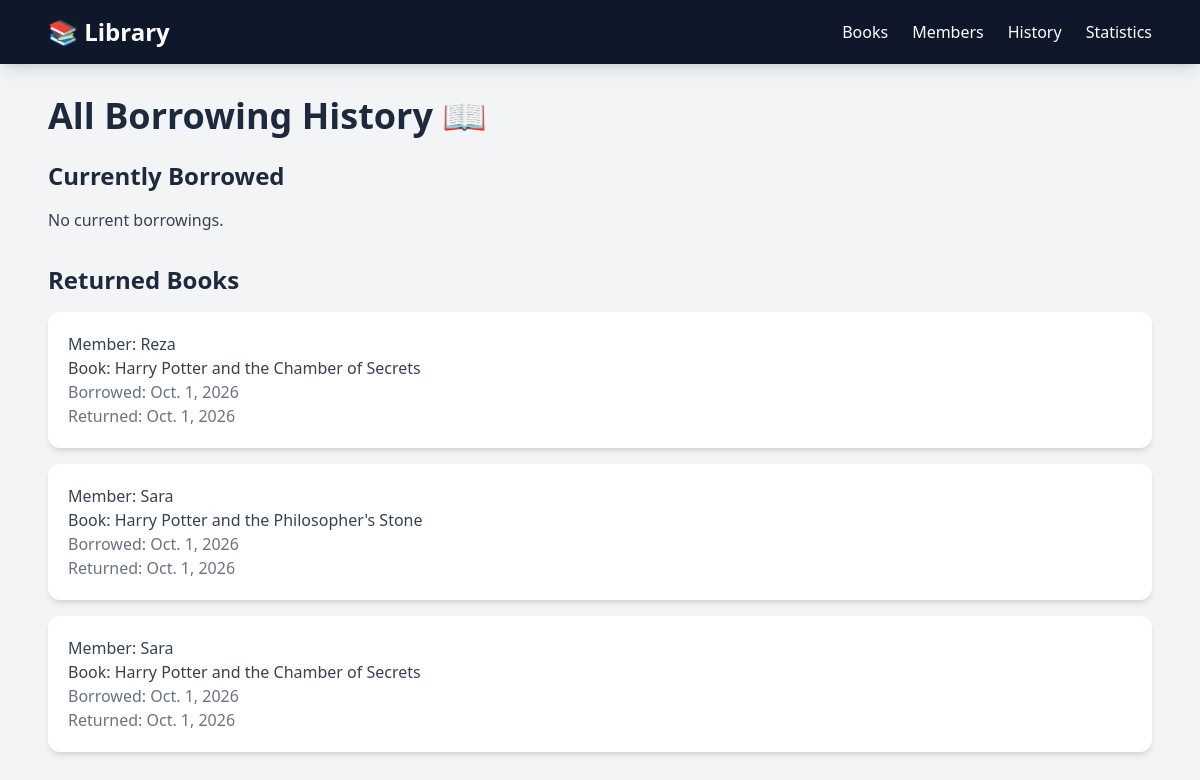
The page /history/ on the database its author committed.
### library/models.py (models this page shows, shortened)
class Member(models.Model):
    name= models.CharField(max_length=100)
    email=models.EmailField(unique=True)

class Book(models.Model):
    title= models.CharField(max_length=200)
    author= models.CharField(max_length=150)
    year= models.IntegerField()
    available= models.BooleanField(default=True)
    borrow_count= models.IntegerField(default=0)

class Borrowing(models.Model):
        book = models.ForeignKey(Book, on_delete=models.CASCADE, related_name="borrowings")
        member = models.ForeignKey(Member, on_delete=models.CASCADE, related_name="borrowings")
        borrowed_at = models.DateField()
        returned_at = models.DateField(null=True, blank=True)

### library/views.py (the view)
# urls.py: path("history/", views.all_history, name="all_history"),
def all_history(request):
    current_borrowings = Borrowing.objects.filter(returned_at__isnull=True)
    return_borrowings = Borrowing.objects.filter(returned_at__isnull=False)
    books = Book.objects.all()
    members = Member.objects.all()
    return render(request, "library/all_history.html", {
        "current_borrowings": current_borrowings,
        "return_borrowings": return_borrowings,
        "books": books,
        "members": members,
    })

### library/templates/library/all_history.html
{% extends "library/base.html" %}
{% block content %}
<h1 class="text-4xl font-bold text-slate-800 mb-6">
    All Borrowing History 📖
</h1>
<h2 class="text-2xl font-bold text-slate-800 mb-4">Currently Borrowed</h2>
{% for item in current_borrowings %}
    <article class="bg-white rounded-xl shadow-md p-5 mb-4">
        {% for member in members %}
            {% if member.id == item.member_id %}
                <p class="text-gray-700" >Member: {{ member.name }}</p>
            {% endif %}
        {% endfor %}
        {% for book in books %}
            {% if book.id == item.book_id %}
                <p class="text-gray-700">Book: {{ book.title }}</p>
            {% endif %}
        {% endfor %}
        <p class="text-gray-500" >Borrowed: {{ item.borrowed_at }}</p>
    </article>
{% empty %}
    <p class="text-gray-700">No current borrowings.</p>
{% endfor %}
<h2 class="text-2xl font-bold text-slate-800 mb-4 mt-8">Returned Books</h2>
{% for item in return_borrowings %}
    <article class="bg-white rounded-xl shadow-md p-5 mb-4">
        {% for member in members %}
            {% if member.id == item.member_id %}
                <p class="text-gray-700">Member: {{ member.name }}</p>
            {% endif %}
        {% endfor %}
        {% for book in books %}
            {% if book.id == item.book_id %}
                <p class="text-gray-700">Book: {{ book.title }}</p>
            {% endif %}
        {% endfor %}
        <p class="text-gray-500">Borrowed: {{ item.borrowed_at }}</p>
        <p class="text-gray-500">Returned: {{ item.returned_at }}</p>
    </article>
{% empty %}
    <p class="text-gray-700">No returned books.</p>
{% endfor %}
{% endblock %}

### library/templates/library/base.html (shortened to what this page needs)
<!Doctype html>
<html lang="en">
    <head>
        <script src="https://cdn.jsdelivr.net/npm/@tailwindcss/browser@4"></script>
    </head>
    <body class="bg-gray-100 text-gray-800">
    <nav class="bg-slate-900 text-white shadow-lg">
        <div class="max-w-6xl mx-auto px-6 py-4 flex items-center justify-between">
            <a href="{% url 'home' %}" class="text-2xl font-bold">
                📚 Library
            </a>
            <div class="flex gap-6">
                <a href="{% url 'book_list' %}" class="hover:text-blue-400 transition">
                    Books
                </a>
                <a href="{% url 'member_list' %}" class="hover:text-blue-400 transition">
                    Members
                </a>
                <a href="{% url 'all_history' %}" class="hover:text-blue-400 transition">
                    History
                </a>
                <a href="{% url 'statistics' %}" class="hover:text-blue-400 transition">
                    Statistics
                </a>
            </div>
        </div>
    </nav>
    <main class="max-w-6xl mx-auto px-6 py-8">
        {% block content %}{% endblock %}
    </main>
    </body>
</html>

### rows shown on the page
Borrowing: borrowed_at "Oct. 1, 2026", returned_at "Oct. 1, 2026"
Member: name "Reza"
Book: title "Harry Potter and the Chamber of Secrets"
Borrowing: borrowed_at "Oct. 1, 2026", returned_at "Oct. 1, 2026"
Member: name "Sara"
Book: title "Harry Potter and the Philosopher's Stone"
Borrowing: borrowed_at "Oct. 1, 2026", returned_at "Oct. 1, 2026"
